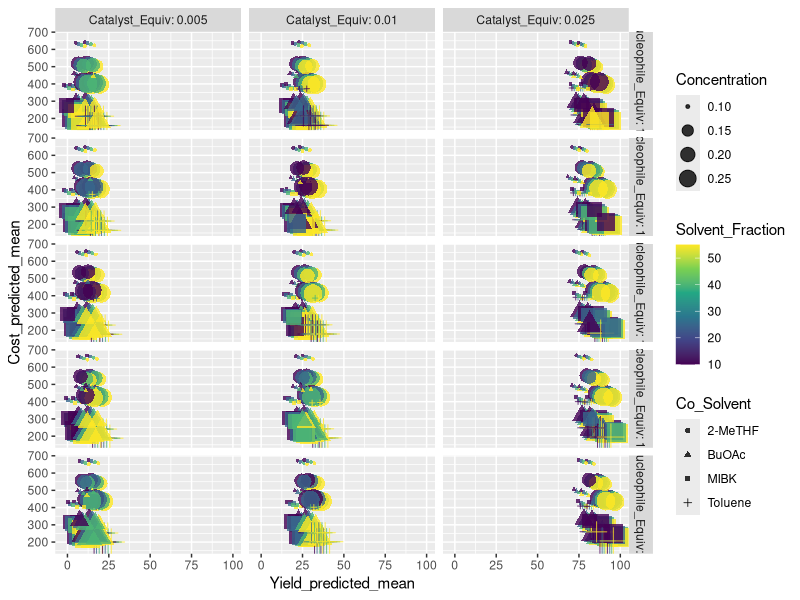

Reproduce this figure in R.
library(tidyverse)

df <- read_csv('pred_Borylation_Updated (2).csv')

df$Yield_predicted_mean <- scale(df$Yield_predicted_mean, center = FALSE, scale = max(df$Yield_predicted_mean)/100)

plot <- ggplot(df, aes(x = Yield_predicted_mean, y = Cost_predicted_mean))+
  geom_point(aes(color = Solvent_Fraction, shape = Co_Solvent, size = Concentration), alpha = 0.8)+
  scale_color_viridis_c()+
  facet_grid(rows = vars(Nucleophile_Equiv), cols = vars(Catalyst_Equiv), labeller = label_both)
plot

test <- df %>% filter(Index == 497)
